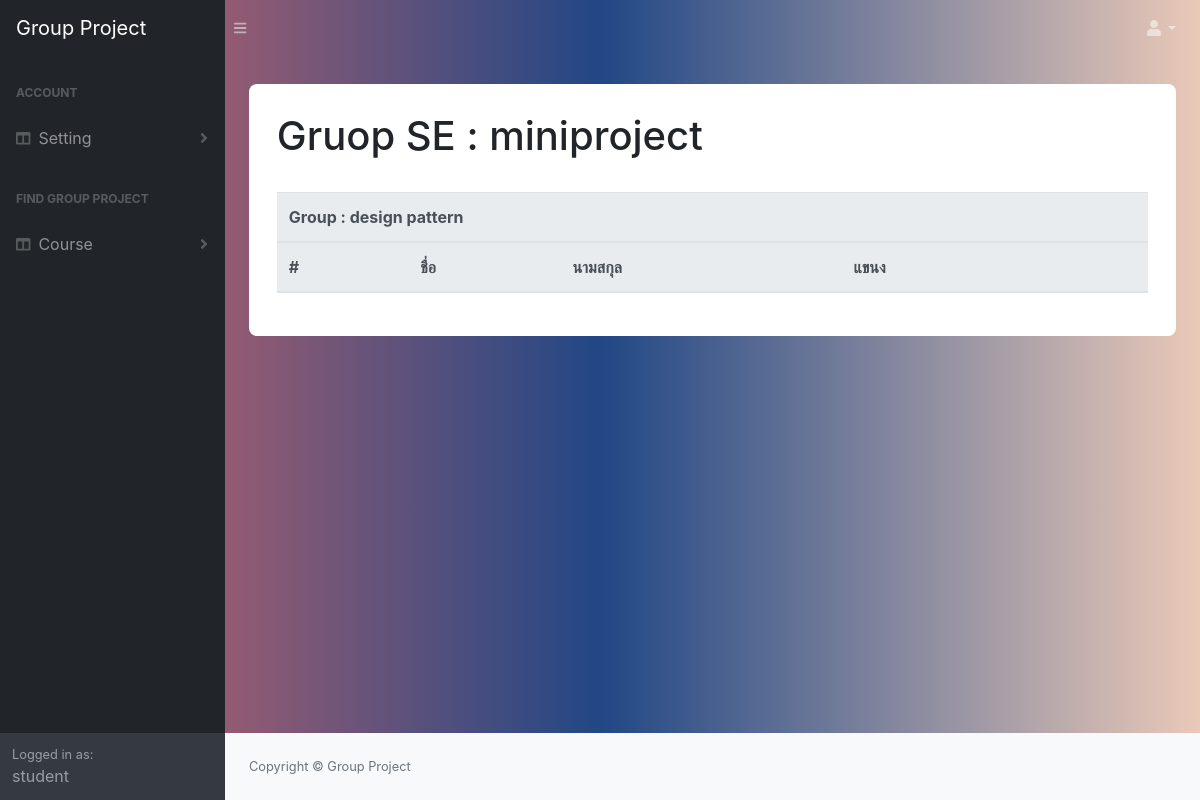
The app's page /view_group/4/19/5/ (signed in) with its own data.
### manage_app/models.py (models this page shows)
class Course(models.Model):
   name = models.CharField(max_length=50)
   desc = models.TextField()
   student = models.ManyToManyField(Student, through='Student_Enroll')
   project = models.ManyToManyField(Project, through='Course_Assign')

class Project(models.Model):
   name = models.CharField( max_length=50)
   desc = models.TextField()
   min_member = models.IntegerField()
   mex_member = models.IntegerField()

class Group(models.Model):
   name = models.CharField( max_length=50)
   project_topic = models.CharField( max_length=50)
   project_id = models.ForeignKey(Project, on_delete=models.CASCADE)
   create = models.ManyToManyField(Student, through='Student_Create', related_name='created')
   join = models.ManyToManyField(Student, through='Student_Join', related_name='Join_group')

### manage_app/views.py (the view)
# urls.py: path('view_group/<int:course_id>/<int:project_id>/<int:group_id>/',views.viewMember, name='view_member') ,
@login_required
@permission_required('manage_app.view_student_join')
def viewMember(request, course_id, project_id, group_id):
    try:
        course = Course.objects.get(pk = course_id)
        group = Group.objects.get(pk = group_id)
        creater = Student_Create.objects.get(group_id = group_id)
        project = Project.objects.get(pk = project_id)
    except Course.DoesNotExist:
        return redirect('view_group', course_id, project_id)
    except Group.DoesNotExist:
        return redirect('view_group', course_id, project_id)
    except Student_Create.DoesNotExist:
        return redirect('view_group', course_id, project_id)
    except Project.DoesNotExist:
        return redirect('view_group', course_id, project_id)
    return render(request, 'manage_app/member.html',context={'group':group,
                                                                'project' : project,
                                                                'course' : course,
                                                                'creater': creater,
                                                                })

### manage_app/templates/manage_app/member.html (shortened to what this page needs)
{% extends 'base.html' %}
{% block content %}
{% load static %}
<body onload = 'initialize ()'>
<div class="container emp-profile" >
<h1>Gruop {{course.name}} : {{project.name}}</h1>
<table class="table">
  <thead class="thead-light">
    <tr>
      <th scope="col" colspan = '5'>Group : {{group.name}}</th>
    </tr>
    <tr>
      <th scope="col">#</th>
      <th scope="col">ชื่อ</th>
      <th scope="col">นามสกุล</th>
      <th scope="col">แขนง</th>
      <th scope="col"></th>
    </tr>
  </thead>
</table>
  <b><p id = 'delete_error'class = "text-danger">{{error}}</p><b>
</body>
{% endblock %}

### templates/base.html (shortened to what this page needs)
<!DOCTYPE html> {% load static %}
<html lang="en">
    <head>
        <link href="{% static 'css/styles.css' %}" rel="stylesheet" />
        <link href="{% static 'css/front.css' %}" rel="stylesheet" />
        <link href="https://cdn.datatables.net/1.10.20/css/dataTables.bootstrap4.min.css" rel="stylesheet" />
    </head>
    <body class="sb-nav-fixed">
        <nav class="sb-topnav navbar navbar-expand navbar-dark " >
            <a class="navbar-brand" href="{%url 'find_project_home' %}">Group Project</a><button class="btn btn-link btn-sm order-1 order-lg-0" id="sidebarToggle" href="#"><i class="fas fa-bars"></i></button
            >
            <ul class="navbar-nav ml-auto ml-md-0">
                <li class="nav-item dropdown">
                    <a class="nav-link dropdown-toggle" id="userDropdown" href="#" role="button" data-toggle="dropdown" aria-haspopup="true" aria-expanded="false"><i class="fas fa-user fa-fw"></i></a>
                </li>
            </ul>
        </nav>
        <div id="layoutSidenav">
            <div id="layoutSidenav_nav">
                <nav class="sb-sidenav accordion sb-sidenav-dark" id="sidenavAccordion">
                    <div class="sb-sidenav-menu">
                        <div class="nav">
                          <div class="sb-sidenav-menu-heading">Account </div>
                            <a class="nav-link collapsed" href="#" data-toggle="collapse" data-target="#collapseLayouts" aria-expanded="false" aria-controls="collapseLayouts"
                                ><div class="sb-nav-link-icon"><i class="fas fa-columns"></i></div>
                                Setting
                                <div class="sb-sidenav-collapse-arrow"><i class="fas fa-angle-down"></i></div
                            ></a>
                            <div class="sb-sidenav-menu-heading">Find Group Project</div>
                            <a class="nav-link collapsed" href="#" data-toggle="collapse" data-target="#collapseLayouts" aria-expanded="false" aria-controls="collapseLayouts"
                                ><div class="sb-nav-link-icon"><i class="fas fa-columns"></i></div>
                                Course
                                <div class="sb-sidenav-collapse-arrow"><i class="fas fa-angle-down"></i></div
                            ></a>
                        </div>
                    </div>
                    <div class="sb-sidenav-footer">
                        <div class="small">Logged in as:</div>
                        {{request.user.username}}
                    </div>
                </nav>
            </div>
            <div id="layoutSidenav_content">
                <main>
                    <div class="container-fluid">
                      {% block content %}
                      {% endblock  %}
                    </div>
                </main>
                <footer class="py-4 bg-light mt-auto">
                    <div class="container-fluid">
                        <div class="d-flex align-items-center justify-content-between small">
                            <div class="text-muted">Copyright &copy; Group Project </div>
                        </div>
                    </div>
                </footer>
            </div>
        </div>
    </body>
</html>

### static/css/front.css (style rules this page uses)
body { background: -webkit-linear-gradient(left, #D96767, #214785, #EAC9B8); }
.emp-profile { padding: 3%; margin-top: 3%; margin-bottom: 3%; border-radius: 0.5rem; background: #fff; }

### records on screen
Course: name "SE"
Project: name "miniproject"
Group: name "design pattern"

### other values on screen
{{ request.user.username }} "student"
